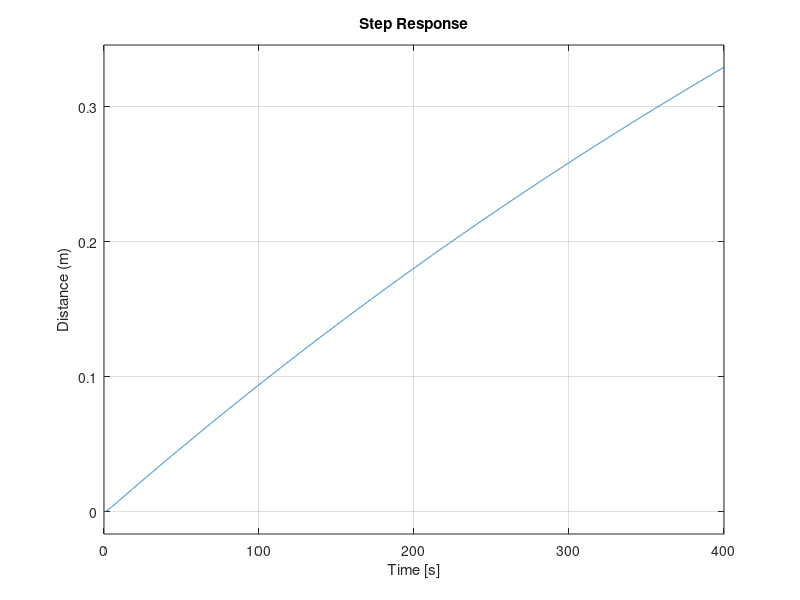

MATLAB code to generate this figure:
% Define the plant transfer function
num = 1;                % Numerator of plant
den = [70 50 0];        % Denominator of plant
plant = tf(num, den);   % Transfer function of plant

% Define the PID controller with gains: P, I, and D
Kp = 0.1;  % Proportional gain
Ki = 0;   % Integral gain
Kd = 0;   % Derivative gain
s = tf('s'); % define laplace var
N = 10; % Derivative filter coefficient

% Create the PID controller
controller = Kp + Ki/s + Kd * N/(1+N/s);
controller1 = 0.2 + Ki/s + Kd * N/(1+N/s);
controller2 = 0.05 + Ki/s + Kd * N/(1+N/s);

% Create the Feedback Function

% Create the closed-loop system (feedback system)
closed_loop_system = feedback(controller * plant, 1);
closed_loop_system1 = feedback(controller1 * plant, 1);
closed_loop_system2 = feedback(controller2 * plant, 1);

% Simulate the step response of the system (Distance Time graph)
step(closed_loop_system)
title('Distance vs Time')
hold on
step(closed_loop_system1)
step(closed_loop_system2)
ylabel('Distance (m)')
hold off